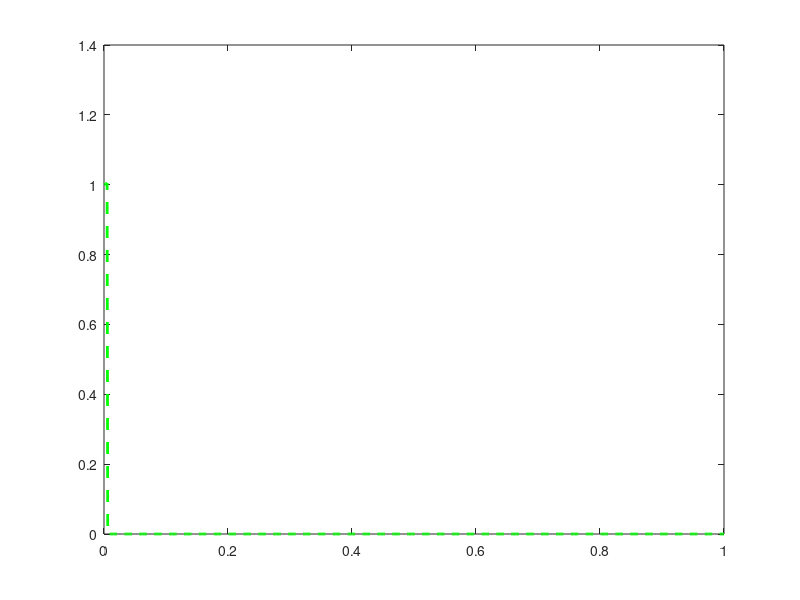

The MATLAB source for this figure:
% step size
h = 0.001;
x = 0:h:1;
y = zeros(size(x));
y(1) = 1;
[~, n] = size(x);
disp(n);
for i = 1:5
    % f = -y(i);
    f = x(i)^2 + y(i);
    y(i + 1) = y(i) + (h * f);
end
disp(y);
answer = y(n);
disp(answer);
plot(x, y, "g--", "LineWidth", 2);
hold on
% plot(exp(-1), "ro");
